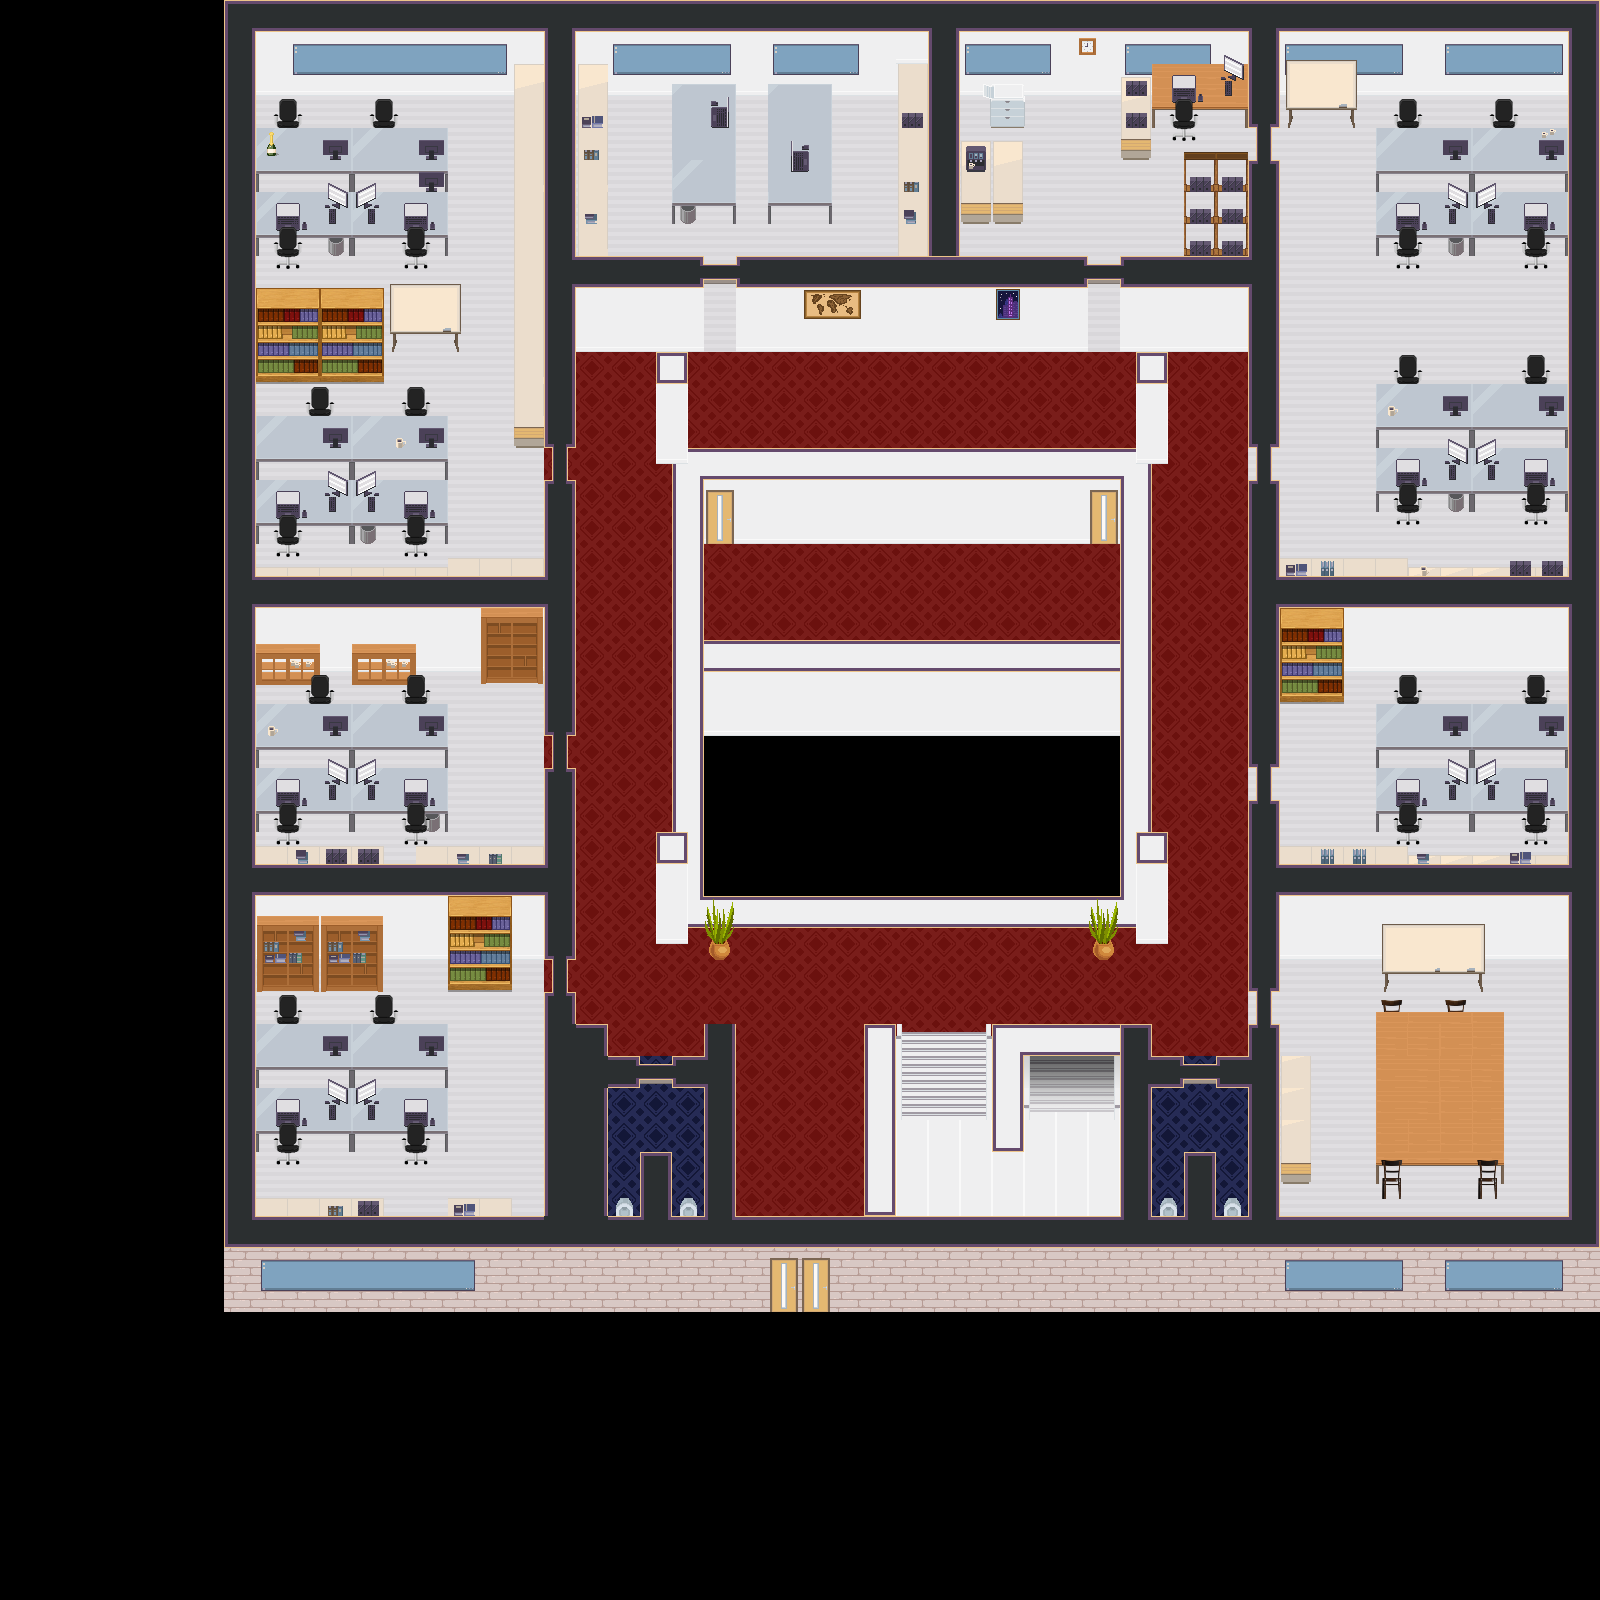

A level layout from a 2D game, rendered from its tile map. Below: a short description, then the map file with tile-grid data replaced by summaries:
An orthogonal 50x50 tile map with 32x32 px tiles, 26 tile layers (Blocker, start, toDownstairsExit, fromDownstairsEntry, ...), 13 tilesets.

<map version="1.5" tiledversion="1.7.2" orientation="orthogonal" renderorder="right-down" width="50" height="50" tilewidth="32" tileheight="32" infinite="0" nextlayerid="82" nextobjectid="3">
 <editorsettings>
  <export target="office_upstairs.json" format="json" />
 </editorsettings>
 <tileset firstgid="1" name="WA_Special_Zones" tilewidth="32" tileheight="32" tilecount="12" columns="6">
  <image source="src/assets/WA_Special_Zones.png" width="192" height="64" />
  <tile id="2">
   <properties>
    <property name="collides" type="bool" value="true" />
   </properties>
  </tile>
  <tile id="7">
   <properties>
    <property name="script" value="script.js" />
   </properties>
  </tile>
 </tileset>
 <tileset firstgid="13" name="WA_Tables" tilewidth="32" tileheight="32" tilecount="270" columns="10">
  <image source="src/assets/WA_Tables.png" width="320" height="864" />
 </tileset>
 <tileset firstgid="283" name="WA_Room_Builder" tilewidth="32" tileheight="32" tilecount="1000" columns="25">
  <image source="src/assets/WA_Room_Builder.png" width="800" height="1280" />
 </tileset>
 <tileset firstgid="1283" name="WA_Other_Furniture" tilewidth="32" tileheight="32" tilecount="156" columns="12">
  <image source="src/assets/WA_Other_Furniture.png" width="384" height="416" />
 </tileset>
 <tileset firstgid="1439" name="WA_Miscellaneous" tilewidth="32" tileheight="32" tilecount="110" columns="10">
  <image source="src/assets/WA_Miscellaneous.png" width="320" height="352" />
 </tileset>
 <tileset firstgid="1549" name="WA_Exterior" tilewidth="32" tileheight="32" tilecount="850" columns="25">
  <image source="src/assets/WA_Exterior.png" width="800" height="1088" />
 </tileset>
 <tileset firstgid="2399" name="WA_Decoration" tilewidth="32" tileheight="32" tilecount="96" columns="12">
  <image source="src/assets/WA_Decoration.png" width="384" height="256" />
 </tileset>
 <tileset firstgid="2495" name="Office_furniture_set" tilewidth="32" tileheight="32" tilecount="48" columns="16">
  <image source="Tilesets/Office_furniture_set.png" width="512" height="112" />
 </tileset>
 <tileset firstgid="2543" name="WA_Room_Builder_2" tilewidth="32" tileheight="32" tilecount="1000" columns="25">
  <image source="src/assets/WA_Room_Builder_2.png" width="800" height="1280" />
 </tileset>
 <tileset firstgid="3543" name="WA_Miscellaneous_2" tilewidth="32" tileheight="32" tilecount="110" columns="10">
  <image source="src/assets/WA_Miscellaneous_2.png" width="320" height="352" />
 </tileset>
 <tileset firstgid="3653" name="Chairs" tilewidth="32" tileheight="32" tilecount="12" columns="4">
  <image source="Tilesets/Chairs.png" width="128" height="96" />
 </tileset>
 <tileset firstgid="3665" name="Office_Chair" tilewidth="32" tileheight="32" tilecount="24" columns="6">
  <image source="Tilesets/Office_Chair.png" width="192" height="128" />
 </tileset>
 <tileset firstgid="3689" name="Antonia" tilewidth="32" tileheight="32" tilecount="1" columns="1">
  <image source="Tilesets/Char/Antonia.png" width="32" height="32" />
 </tileset>
 <layer id="46" name="Blocker" width="50" height="50">
  <data>[2500 cells, 815 non-empty, 1 distinct tile ids]</data>
 </layer>
 <layer id="81" name="start" width="50" height="50">
  <data>[2500 cells, 6 non-empty, 1 distinct tile ids]</data>
 </layer>
 <layer id="65" name="toDownstairsExit" width="50" height="50">
  <properties>
   <property name="exitUrl" value="map.json#fromUpstairsEntry" />
  </properties>
  <data>[2500 cells, 83 non-empty, 2 distinct tile ids]</data>
 </layer>
 <layer id="66" name="fromDownstairsEntry" width="50" height="50">
  <properties>
   <property name="startLayer" type="bool" value="true" />
  </properties>
  <data>[2500 cells, 3 non-empty, 1 distinct tile ids]</data>
 </layer>
 <layer id="57" name="excalidraw" width="50" height="50">
  <properties>
   <property name="openTab" value="https://excalidraw.com/#room=597e4b0ec189d1357999,aWTS_FHWZpf4jBBOO_XhfQ" />
   <property name="openWebsiteTrigger" value="onaction" />
   <property name="openWebsiteTriggerMessage" value="Press SPACE to Start Sketching" />
  </properties>
  <data>[2500 cells, 3 non-empty, 1 distinct tile ids]</data>
 </layer>
 <layer id="73" name="excalidrawRovolution" width="50" height="50">
  <properties>
   <property name="openTab" value="https://excalidraw.com/#room=0a9711ca9d3599b7a52a,3LFxRfOSl5UECHQfJyVOsg" />
   <property name="openWebsiteTrigger" value="onaction" />
   <property name="openWebsiteTriggerMessage" value="Press SPACE to Start Sketching" />
  </properties>
  <data>[2500 cells, 3 non-empty, 1 distinct tile ids]</data>
 </layer>
 <layer id="62" name="jira-VWorld" width="50" height="50">
  <properties>
   <property name="openTab" value="https://vworld.atlassian.net/jira/software/projects/VW/boards/1" />
   <property name="openWebsiteTrigger" value="onaction" />
  </properties>
  <data>[2500 cells, 4 non-empty, 1 distinct tile ids]</data>
 </layer>
 <layer id="61" name="jitsi-traunsee" width="50" height="50">
  <properties>
   <property name="jitsiRoom" value="traunsee" />
   <property name="jitsiTrigger" value="onaction" />
   <property name="jitsiTriggerMessage" value="Press SPACE to start jitsi meeting" />
  </properties>
  <data>[2500 cells, 87 non-empty, 1 distinct tile ids]</data>
 </layer>
 <layer id="9" name="Floor" width="50" height="50">
  <data>[2500 cells, 1210 non-empty, 15 distinct tile ids]</data>
 </layer>
 <layer id="26" name="Stairs" width="50" height="50">
  <data>[2500 cells, 17 non-empty, 14 distinct tile ids]</data>
 </layer>
 <layer id="7" name="Misc_Below" width="50" height="50">
  <data>[2500 cells, 67 non-empty, 17 distinct tile ids]</data>
 </layer>
 <layer id="60" name="Wall_Below" width="50" height="50">
  <data>[2500 cells, 685 non-empty, 35 distinct tile ids]</data>
 </layer>
 <layer id="71" name="Door2" width="50" height="50">
  <data>[2500 cells, 4 non-empty, 2 distinct tile ids]</data>
 </layer>
 <layer id="64" name="Flowers" width="50" height="50">
  <data>[2500 cells, 4 non-empty, 2 distinct tile ids]</data>
 </layer>
 <layer id="39" name="Chair_Below" width="50" height="50">
  <data>[2500 cells, 78 non-empty, 6 distinct tile ids]</data>
 </layer>
 <layer id="58" name="Windows_Below" width="50" height="50">
  <data>[2500 cells, 56 non-empty, 12 distinct tile ids]</data>
 </layer>
 <layer id="63" name="Furniture_Below" width="50" height="50">
  <data>[2500 cells, 306 non-empty, 50 distinct tile ids]</data>
 </layer>
 <layer id="5" name="Computers" width="50" height="50">
  <data>[2500 cells, 108 non-empty, 11 distinct tile ids]</data>
 </layer>
 <layer id="72" name="Chair" width="50" height="50">
  <data>[2500 cells, 34 non-empty, 2 distinct tile ids]</data>
 </layer>
 <objectgroup id="50" name="floorLayer" />
 <layer id="2" name="Furniture_Above" width="50" height="50">
  <data>[2500 cells, 59 non-empty, 13 distinct tile ids]</data>
 </layer>
 <layer id="10" name="Wall_Above" width="50" height="50">
  <data>[2500 cells, 345 non-empty, 36 distinct tile ids]</data>
 </layer>
 <layer id="4" name="Doors" width="50" height="50">
  <data>[2500 cells, 2 non-empty, 1 distinct tile ids]</data>
 </layer>
 <layer id="24" name="Chairs_Over" width="50" height="50">
  <data>[2500 cells, 4 non-empty, 2 distinct tile ids]</data>
 </layer>
 <layer id="6" name="Misc_Above" width="50" height="50">
  <data>[2500 cells, 99 non-empty, 35 distinct tile ids]</data>
 </layer>
 <layer id="75" name="Clock" width="50" height="50">
  <data>[2500 cells, 2 non-empty, 2 distinct tile ids]</data>
 </layer>
 <layer id="80" name="Windows_Above" width="50" height="50">
  <data>[2500 cells, 30 non-empty, 10 distinct tile ids]</data>
 </layer>
</map>
